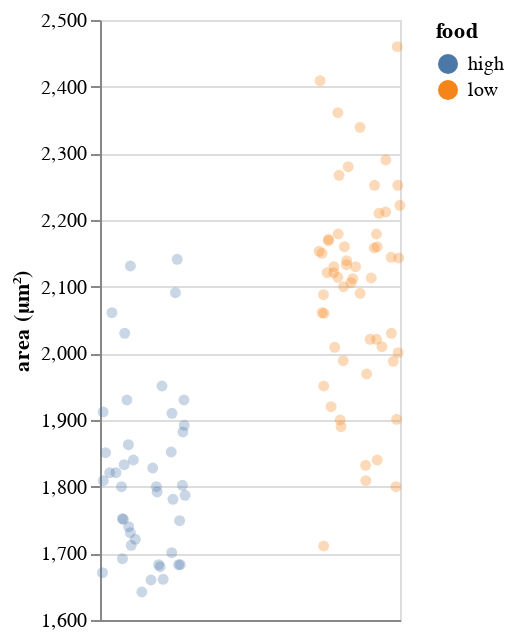

The code cell stored with this chart in its notebook:
### Markdown cell above
Just for fun, let's make a quick plot. We can do this because we went high level first.

### Code cell
bootcamp_utils.altair_jitter(df,
                             encode_x=alt.X('food:N'), 
                             encode_y=alt.Y('area (sq um):Q',
                                            title='area (µm²)', 
                                            scale=alt.Scale(zero=False)),
                             height=300,
                             width=150).configure_point(filled=True,
                                                        opacity=0.3)

### Figure 1 — Vega-Lite specification as saved in the notebook (floating-point values rounded to 4 significant figures)
{"$schema": "https://vega.github.io/schema/vega-lite/v2.4.3.json", "config": {"point": {"filled": true, "opacity": 0.3}, "view": {"height": 300, "width": 400}}, "data": {"values": [{"__jitter": 0.1668, "area (sq um)": 1683, "food": "high"}, {"__jitter": -0.1442, "area (sq um)": 2061, "food": "high"}, {"__jitter": 0.06661, "area (sq um)": 1792, "food": "high"}, {"__jitter": 0.1325, "area (sq um)": 1852, "food": "high"}, {"__jitter": 0.1521, "area (sq um)": 2091, "food": "high"}, {"__jitter": 0.1405, "area (sq um)": 1781, "food": "high"}, {"__jitter": -0.1852, "area (sq um)": 1912, "food": "high"}, {"__jitter": 0.1846, "area (sq um)": 1802, "food": "high"}, {"__jitter": -0.09092, "area (sq um)": 1751, "food": "high"}, {"__jitter": -0.0587, "area (sq um)": 1731, "food": "high"}, {"__jitter": 0.1931, "area (sq um)": 1892, "food": "high"}, {"__jitter": 0.08937, "area (sq um)": 1951, "food": "high"}, {"__jitter": -0.1847, "area (sq um)": 1809, "food": "high"}, {"__jitter": 0.1746, "area (sq um)": 1683, "food": "high"}, {"__jitter": 0.197, "area (sq um)": 1787, "food": "high"}, {"__jitter": -0.0442, "area (sq um)": 1840, "food": "high"}, {"__jitter": -0.1546, "area (sq um)": 1821, "food": "high"}, {"__jitter": 0.1357, "area (sq um)": 1910, "food": "high"}, {"__jitter": -0.07438, "area (sq um)": 1930, "food": "high"}, {"__jitter": -0.09961, "area (sq um)": 1800, "food": "high"}, {"__jitter": -0.08693, "area (sq um)": 1833, "food": "high"}, {"__jitter": 0.07335, "area (sq um)": 1683, "food": "high"}, {"__jitter": -0.1886, "area (sq um)": 1671, "food": "high"}, {"__jitter": 0.08084, "area (sq um)": 1680, "food": "high"}, {"__jitter": -0.09523, "area (sq um)": 1692, "food": "high"}, {"__jitter": 0.06321, "area (sq um)": 1800, "food": "high"}, {"__jitter": -0.1256, "area (sq um)": 1821, "food": "high"}, {"__jitter": 0.187, "area (sq um)": 1882, "food": "high"}, {"__jitter": -0.004611, "area (sq um)": 1642, "food": "high"}, {"__jitter": 0.1713, "area (sq um)": 1749, "food": "high"}, {"__jitter": -0.05425, "area (sq um)": 1712, "food": "high"}, {"__jitter": 0.09481, "area (sq um)": 1661, "food": "high"}, {"__jitter": 0.1347, "area (sq um)": 1701, "food": "high"}, {"__jitter": 0.1603, "area (sq um)": 2141, "food": "high"}, {"__jitter": -0.06753, "area (sq um)": 1863, "food": "high"}, {"__jitter": -0.0958, "area (sq um)": 1752, "food": "high"}, {"__jitter": -0.06613, "area (sq um)": 1740, "food": "high"}, {"__jitter": -0.03509, "area (sq um)": 1721, "food": "high"}, {"__jitter": 0.03785, "area (sq um)": 1660, "food": "high"}, {"__jitter": 0.1919, "area (sq um)": 1930, "food": "high"}, {"__jitter": -0.08483, "area (sq um)": 2030, "food": "high"}, {"__jitter": -0.1745, "area (sq um)": 1851, "food": "high"}, {"__jitter": -0.05802, "area (sq um)": 2131, "food": "high"}, {"__jitter": 0.04591, "area (sq um)": 1828, "food": "high"}, {"__jitter": 1.094, "area (sq um)": 1840, "food": "low"}, {"__jitter": 1.014, "area (sq um)": 2090, "food": "low"}, {"__jitter": 0.8661, "area (sq um)": 2169, "food": "low"}, {"__jitter": 1.168, "area (sq um)": 1988, "food": "low"}, {"__jitter": 1.133, "area (sq um)": 2212, "food": "low"}, {"__jitter": 1.013, "area (sq um)": 2339, "food": "low"}, {"__jitter": 0.9351, "area (sq um)": 1989, "food": "low"}, {"__jitter": 1.158, "area (sq um)": 2144, "food": "low"}, {"__jitter": 1.134, "area (sq um)": 2290, "food": "low"}, {"__jitter": 0.8785, "area (sq um)": 1920, "food": "low"}, {"__jitter": 0.9584, "area (sq um)": 2280, "food": "low"}, {"__jitter": 1.04, "area (sq um)": 1809, "food": "low"}, {"__jitter": 1.08, "area (sq um)": 2158, "food": "low"}, {"__jitter": 1.181, "area (sq um)": 1800, "food": "low"}, {"__jitter": 0.9502, "area (sq um)": 2133, "food": "low"}, {"__jitter": 0.8452, "area (sq um)": 2060, "food": "low"}, {"__jitter": 0.9405, "area (sq um)": 2160, "food": "low"}, {"__jitter": 1.192, "area (sq um)": 2001, "food": "low"}, {"__jitter": 1.16, "area (sq um)": 2030, "food": "low"}, {"__jitter": 0.8428, "area (sq um)": 2088, "food": "low"}, {"__jitter": 0.8441, "area (sq um)": 1951, "food": "low"}, {"__jitter": 1.187, "area (sq um)": 2460, "food": "low"}, {"__jitter": 1.061, "area (sq um)": 2021, "food": "low"}, {"__jitter": 1.116, "area (sq um)": 2010, "food": "low"}, {"__jitter": 0.951, "area (sq um)": 2139, "food": "low"}, {"__jitter": 1.093, "area (sq um)": 2160, "food": "low"}, {"__jitter": 0.9711, "area (sq um)": 2106, "food": "low"}, {"__jitter": 0.8663, "area (sq um)": 2171, "food": "low"}, {"__jitter": 1.066, "area (sq um)": 2113, "food": "low"}, {"__jitter": 0.9115, "area (sq um)": 2179, "food": "low"}, {"__jitter": 0.9249, "area (sq um)": 1890, "food": "low"}, {"__jitter": 1.09, "area (sq um)": 2179, "food": "low"}, {"__jitter": 1.091, "area (sq um)": 2021, "food": "low"}, {"__jitter": 1.044, "area (sq um)": 1969, "food": "low"}, {"__jitter": 0.8359, "area (sq um)": 2150, "food": "low"}, {"__jitter": 0.9207, "area (sq um)": 1900, "food": "low"}, {"__jitter": 0.9155, "area (sq um)": 2267, "food": "low"}, {"__jitter": 0.8437, "area (sq um)": 1711, "food": "low"}, {"__jitter": 1.184, "area (sq um)": 1901, "food": "low"}, {"__jitter": 0.9098, "area (sq um)": 2114, "food": "low"}, {"__jitter": 0.9795, "area (sq um)": 2112, "food": "low"}, {"__jitter": 0.91, "area (sq um)": 2361, "food": "low"}, {"__jitter": 0.9925, "area (sq um)": 2130, "food": "low"}, {"__jitter": 0.8362, "area (sq um)": 2061, "food": "low"}, {"__jitter": 0.8601, "area (sq um)": 2121, "food": "low"}, {"__jitter": 1.04, "area (sq um)": 1832, "food": "low"}, {"__jitter": 1.102, "area (sq um)": 2210, "food": "low"}, {"__jitter": 0.8917, "area (sq um)": 2130, "food": "low"}, {"__jitter": 0.8225, "area (sq um)": 2153, "food": "low"}, {"__jitter": 0.8952, "area (sq um)": 2009, "food": "low"}, {"__jitter": 0.9368, "area (sq um)": 2100, "food": "low"}, {"__jitter": 1.081, "area (sq um)": 2252, "food": "low"}, {"__jitter": 1.194, "area (sq um)": 2143, "food": "low"}, {"__jitter": 1.19, "area (sq um)": 2252, "food": "low"}, {"__jitter": 1.2, "area (sq um)": 2222, "food": "low"}, {"__jitter": 0.891, "area (sq um)": 2121, "food": "low"}, {"__jitter": 0.827, "area (sq um)": 2409, "food": "low"}]}, "encoding": {"color": {"field": "food", "type": "nominal"}, "tooltip": {}, "x": {"axis": {"grid": false, "labels": false, "ticks": false, "title": null, "values": [0, 1]}, "field": "__jitter", "type": "quantitative"}, "y": {"field": "area (sq um)", "scale": {"zero": false}, "title": "area (µm²)", "type": "quantitative"}}, "height": 300, "mark": "point", "width": 150}
